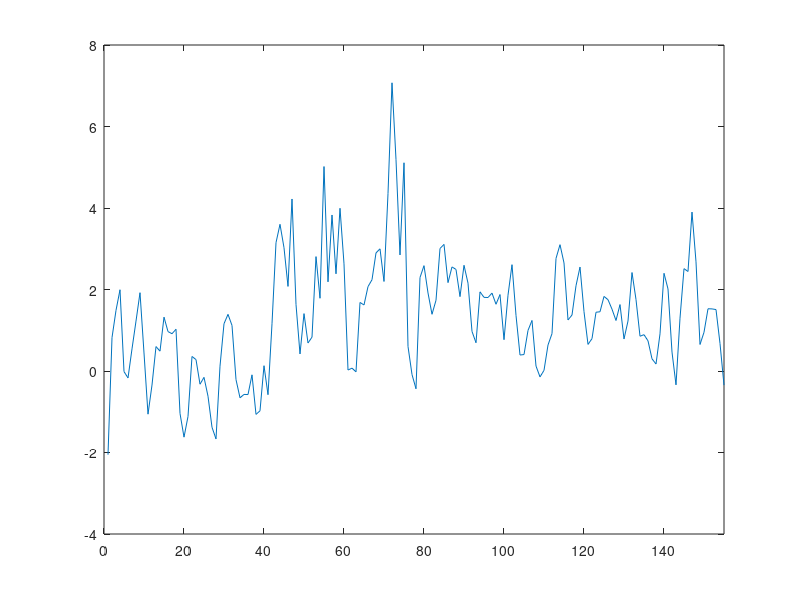
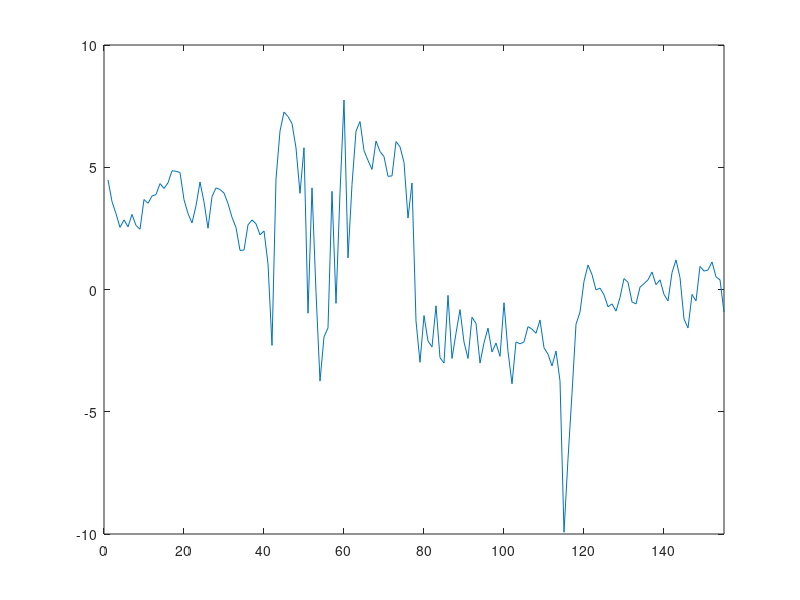
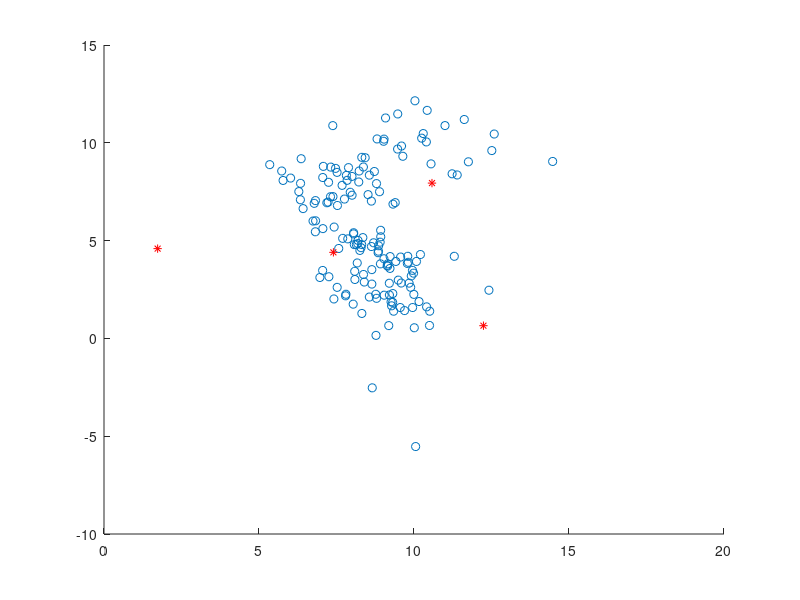

MATLAB code to generate these figures, in order:
coordinatesFile = fopen('Coordinates.txt','r');
coordinatesFileFormat = '%s %f %f';
coordinatesFileData = textscan(coordinatesFile,coordinatesFileFormat,'Delimiter',',');
fclose(coordinatesFile);

xCoord = 0;
yCoord = 0;

xTrueCoord = 7.4;
yTrueCoord = 4.4;

for i = 2:length(coordinatesFileData{1})
   xCoord = [xCoord coordinatesFileData{2}(i)]; 
   yCoord = [yCoord coordinatesFileData{3}(i)];
end

xCoord = xCoord(2:end);
yCoord = yCoord(2:end);

xCoordError = xCoord - xTrueCoord;
yCoordError = yCoord - yTrueCoord;

timeIndex = 1:length(xCoordError);

figure('Name','X Coordinate Error.');
plot(timeIndex,xCoordError);
xlim([0 length(xCoordError)]);

figure('Name','Y Coordinate Error.');
plot(timeIndex,yCoordError);
xlim([0 length(yCoordError)]);

figure('Name','Coordinates over time');
scatter(xCoord,yCoord); hold on;
scatter(7.4,4.4,'r','*'); hold on;
scatter(1.73,4.59,'r','*'); hold on;
scatter(12.24,0.65,'r','*'); hold on;
scatter(10.58,7.94,'r','*'); hold on;

xCoordErrorSTD = std2(xCoordError)
xCoordErrorVAR = var(xCoordError)

yCoordErrorSTD = std2(yCoordError)
yCoordErrorVAR = var(yCoordError)